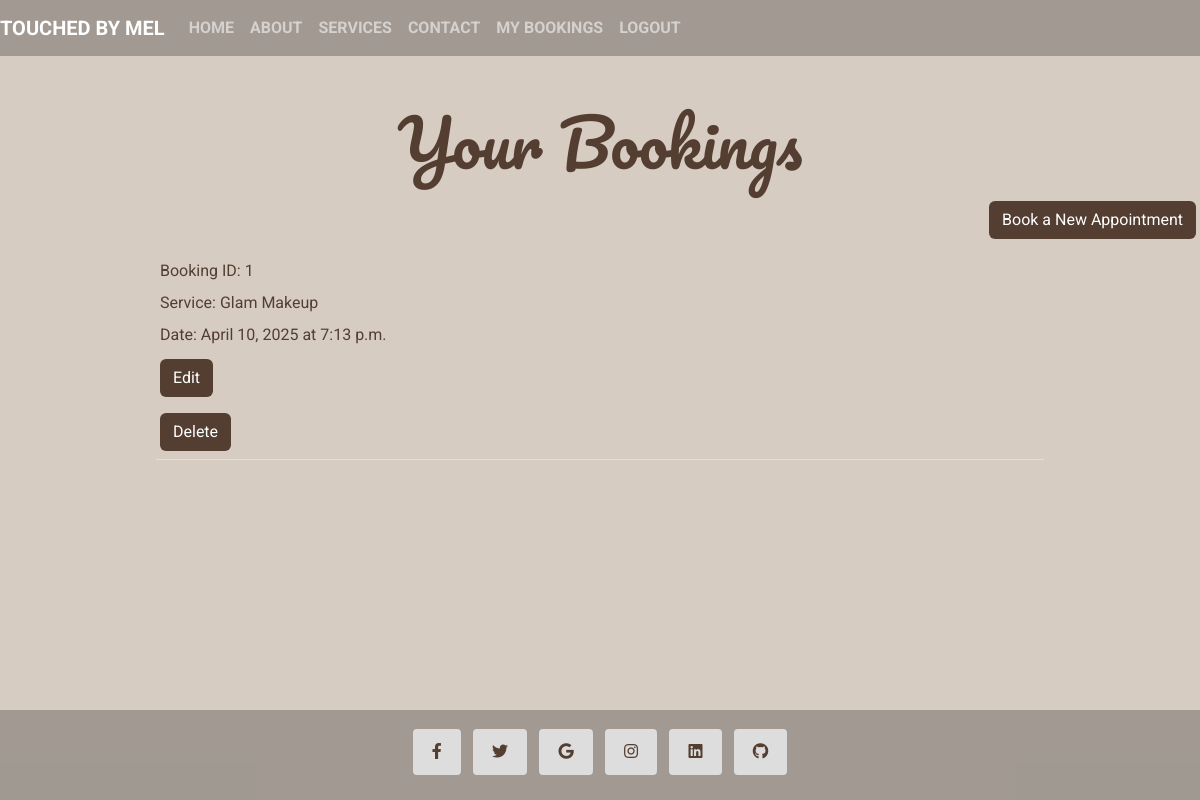
Screenshot of /services/bookings/ (signed in) with the database file from the repository.
### services/models.py (models this page shows, shortened)
class Booking(models.Model):
    SERVICE_CHOICES = [
        ('natural', 'Natural Makeup'),
        ('glam', 'Glam Makeup'),
        ('bridal', 'Bridal Makeup'),
        ('hd', 'HD Makeup'),
    ]
    user = models.ForeignKey(User, on_delete=models.CASCADE)
    name = models.CharField(max_length=100)
    email = models.EmailField()
    phone = models.CharField(max_length=15)
    service = models.CharField(max_length=20, choices=SERVICE_CHOICES)
    date = models.DateField()
    time = models.TimeField()
    message = models.TextField(blank=True, null=True)
    created_at = models.DateTimeField(auto_now_add=True)

### services/views.py (the view)
# urls.py: path('bookings/', views.booking_list, name='booking_list'),
@login_required
def booking_list(request):
    bookings = Booking.objects.filter(user=request.user)
    return render(
        request, 'services/bookings_list.html',
        {'bookings': bookings}
    )

### services/templates/services/bookings_list.html (shortened to what this page needs)
{% extends 'base.html' %}
{% load static %}
{% block content %}
<h1 class="heading mt-5">Your Bookings</h1>
<div class="d-flex justify-content-around align-items-center mb-3">
    <a href="{% url 'booking_create' %}" class="btn btn-color ms-auto me-1">Book a New Appointment</a>
</div>
<div class="container px-5">
    {% if bookings %}
    <ul class="list-unstyled">
        {% for booking in bookings %}
        <li class="d-flex justify-content-around align-items-center border-bottom mb-2 row">
            <span class="p-1">Booking ID: {{ booking.id }}</span>
            <span class="p-1">Service: {{ booking.get_service_display }}</span>
            <span class="p-1">Date: {{ booking.date }} at {{ booking.time }}</span>
            <span class="p-1">
                <a href="{% url 'booking_edit' booking.id %}" class="btn btn-color ms-auto me-1 my-1">Edit</a>
            </span>
            <span class="p-1">
                <a href="{% url 'booking_delete' booking.id %}" class="btn btn-color ms-auto me-1 my-1">Delete</a>
            </span>
        </li>
        {% endfor %}
    </ul>
    {% else %}
    <p>You have no bookings.</p>
    {% endif %}
</div>
{% endblock %}

### static/css/style.css (style rules this page uses)
body { font-family: "roboto", sans-serif; background-color: #d6ccc2; color: #22221c; }
.heading { text-align: center; font-family: "pacifico", sans-serif; color: #543e32; }
h1 { font-family: "pacifico", sans-serif; font-size: 4rem; text-align: center; margin-bottom: 20px; color: #543e32; }
.container { font-family: "roboto", sans-serif; color: #543e32; max-width: 960px; margin: 0 auto; }
.btn-color { background-color: #543e32; color: #fff; }

### rows the page displays
Booking: id "1", service "Glam Makeup", date "April 10, 2025", time "7:13 p.m."
